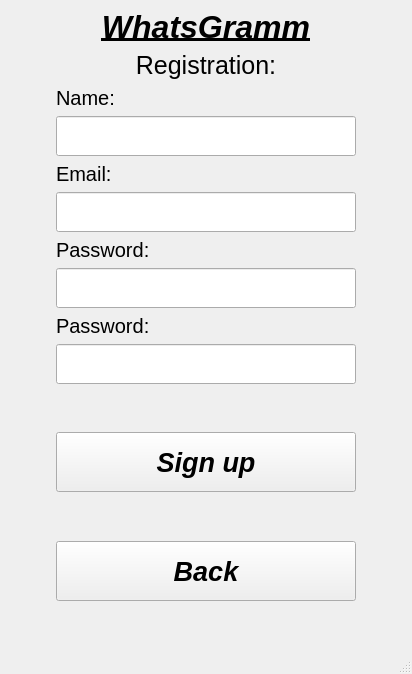
<?xml version="1.0" encoding="UTF-8"?>
<ui version="4.0">
 <class>RegistrationWindow</class>
 <widget class="QMainWindow" name="RegistrationWindow">
  <property name="geometry">
   <rect>
    <x>0</x>
    <y>0</y>
    <width>412</width>
    <height>674</height>
   </rect>
  </property>
  <property name="sizePolicy">
   <sizepolicy hsizetype="Minimum" vsizetype="Minimum">
    <horstretch>0</horstretch>
    <verstretch>0</verstretch>
   </sizepolicy>
  </property>
  <property name="windowTitle">
   <string>MainWindow</string>
  </property>
  <widget class="QWidget" name="centralwidget">
   <layout class="QGridLayout" name="gridLayout">
    <item row="0" column="2">
     <spacer name="horizontalSpacer_2">
      <property name="orientation">
       <enum>Qt::Horizontal</enum>
      </property>
      <property name="sizeHint" stdset="0">
       <size>
        <width>40</width>
        <height>20</height>
       </size>
      </property>
     </spacer>
    </item>
    <item row="0" column="1">
     <layout class="QVBoxLayout" name="verticalLayout">
      <item>
       <spacer name="verticalSpacer_4">
        <property name="orientation">
         <enum>Qt::Vertical</enum>
        </property>
        <property name="sizeHint" stdset="0">
         <size>
          <width>20</width>
          <height>40</height>
         </size>
        </property>
       </spacer>
      </item>
      <item>
       <widget class="QLabel" name="label_3">
        <property name="sizePolicy">
         <sizepolicy hsizetype="Minimum" vsizetype="Minimum">
          <horstretch>0</horstretch>
          <verstretch>0</verstretch>
         </sizepolicy>
        </property>
        <property name="font">
         <font>
          <pointsize>24</pointsize>
          <italic>true</italic>
          <bold>true</bold>
          <underline>true</underline>
         </font>
        </property>
        <property name="text">
         <string>WhatsGramm</string>
        </property>
        <property name="alignment">
         <set>Qt::AlignCenter</set>
        </property>
       </widget>
      </item>
      <item>
       <spacer name="verticalSpacer_2">
        <property name="orientation">
         <enum>Qt::Vertical</enum>
        </property>
        <property name="sizeHint" stdset="0">
         <size>
          <width>20</width>
          <height>40</height>
         </size>
        </property>
       </spacer>
      </item>
      <item>
       <widget class="QLabel" name="label">
        <property name="font">
         <font>
          <pointsize>19</pointsize>
         </font>
        </property>
        <property name="layoutDirection">
         <enum>Qt::LeftToRight</enum>
        </property>
        <property name="text">
         <string>Registration:</string>
        </property>
        <property name="alignment">
         <set>Qt::AlignCenter</set>
        </property>
       </widget>
      </item>
      <item>
       <widget class="QLabel" name="label_4">
        <property name="font">
         <font>
          <pointsize>15</pointsize>
         </font>
        </property>
        <property name="text">
         <string>Name:</string>
        </property>
       </widget>
      </item>
      <item>
       <widget class="QLineEdit" name="lineEdit">
        <property name="minimumSize">
         <size>
          <width>0</width>
          <height>40</height>
         </size>
        </property>
       </widget>
      </item>
      <item>
       <widget class="QLabel" name="label_5">
        <property name="font">
         <font>
          <pointsize>15</pointsize>
         </font>
        </property>
        <property name="text">
         <string>Email:</string>
        </property>
       </widget>
      </item>
      <item>
       <widget class="QLineEdit" name="lineEdit_3">
        <property name="minimumSize">
         <size>
          <width>0</width>
          <height>40</height>
         </size>
        </property>
       </widget>
      </item>
      <item>
       <widget class="QLabel" name="label_2">
        <property name="font">
         <font>
          <pointsize>15</pointsize>
         </font>
        </property>
        <property name="text">
         <string>Password:</string>
        </property>
        <property name="alignment">
         <set>Qt::AlignLeading|Qt::AlignLeft|Qt::AlignVCenter</set>
        </property>
       </widget>
      </item>
      <item>
       <widget class="QLineEdit" name="lineEdit_2">
        <property name="minimumSize">
         <size>
          <width>0</width>
          <height>40</height>
         </size>
        </property>
       </widget>
      </item>
      <item>
       <widget class="QLabel" name="label_6">
        <property name="font">
         <font>
          <pointsize>15</pointsize>
         </font>
        </property>
        <property name="text">
         <string>Password:</string>
        </property>
       </widget>
      </item>
      <item>
       <widget class="QLineEdit" name="lineEdit_4">
        <property name="minimumSize">
         <size>
          <width>0</width>
          <height>40</height>
         </size>
        </property>
       </widget>
      </item>
      <item>
       <spacer name="verticalSpacer_3">
        <property name="orientation">
         <enum>Qt::Vertical</enum>
        </property>
        <property name="sizeHint" stdset="0">
         <size>
          <width>20</width>
          <height>40</height>
         </size>
        </property>
       </spacer>
      </item>
      <item>
       <spacer name="verticalSpacer_5">
        <property name="orientation">
         <enum>Qt::Vertical</enum>
        </property>
        <property name="sizeHint" stdset="0">
         <size>
          <width>20</width>
          <height>120</height>
         </size>
        </property>
       </spacer>
      </item>
      <item>
       <widget class="QPushButton" name="SingUpButton">
        <property name="sizePolicy">
         <sizepolicy hsizetype="MinimumExpanding" vsizetype="MinimumExpanding">
          <horstretch>0</horstretch>
          <verstretch>0</verstretch>
         </sizepolicy>
        </property>
        <property name="minimumSize">
         <size>
          <width>300</width>
          <height>60</height>
         </size>
        </property>
        <property name="maximumSize">
         <size>
          <width>16777215</width>
          <height>80</height>
         </size>
        </property>
        <property name="font">
         <font>
          <pointsize>20</pointsize>
          <italic>true</italic>
          <bold>true</bold>
         </font>
        </property>
        <property name="focusPolicy">
         <enum>Qt::TabFocus</enum>
        </property>
        <property name="contextMenuPolicy">
         <enum>Qt::DefaultContextMenu</enum>
        </property>
        <property name="layoutDirection">
         <enum>Qt::LeftToRight</enum>
        </property>
        <property name="autoFillBackground">
         <bool>false</bool>
        </property>
        <property name="text">
         <string>Sign up</string>
        </property>
       </widget>
      </item>
      <item>
       <spacer name="verticalSpacer_6">
        <property name="orientation">
         <enum>Qt::Vertical</enum>
        </property>
        <property name="sizeHint" stdset="0">
         <size>
          <width>20</width>
          <height>120</height>
         </size>
        </property>
       </spacer>
      </item>
      <item>
       <widget class="QPushButton" name="pushButton">
        <property name="minimumSize">
         <size>
          <width>300</width>
          <height>60</height>
         </size>
        </property>
        <property name="font">
         <font>
          <pointsize>20</pointsize>
          <italic>true</italic>
          <bold>true</bold>
          <underline>false</underline>
         </font>
        </property>
        <property name="text">
         <string>Back</string>
        </property>
       </widget>
      </item>
      <item>
       <spacer name="verticalSpacer">
        <property name="orientation">
         <enum>Qt::Vertical</enum>
        </property>
        <property name="sizeHint" stdset="0">
         <size>
          <width>20</width>
          <height>120</height>
         </size>
        </property>
       </spacer>
      </item>
     </layout>
    </item>
    <item row="0" column="0">
     <spacer name="horizontalSpacer">
      <property name="orientation">
       <enum>Qt::Horizontal</enum>
      </property>
      <property name="sizeHint" stdset="0">
       <size>
        <width>40</width>
        <height>20</height>
       </size>
      </property>
     </spacer>
    </item>
   </layout>
  </widget>
  <widget class="QMenuBar" name="menubar">
   <property name="geometry">
    <rect>
     <x>0</x>
     <y>0</y>
     <width>412</width>
     <height>21</height>
    </rect>
   </property>
  </widget>
  <widget class="QStatusBar" name="statusbar"/>
 </widget>
 <resources/>
 <connections/>
</ui>
